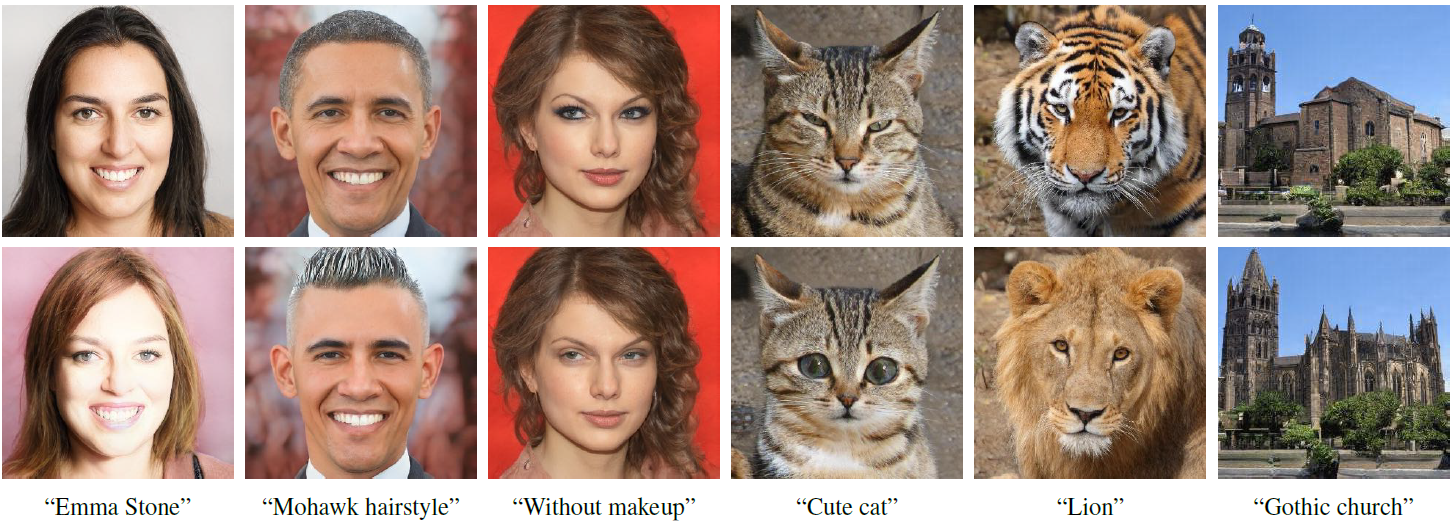
#> input picture StyleCLIP/StyleCLIP-main/img/teaser.png, 1452 x 526 px, given in place of 00000.jpg, which was not available
$ jupyter execute '2. Mapper_styleclip.ipynb'   (shell and % lines are left out)   (text cells are left out)
#> lines starting #> are read from the running program, lines starting #| are printed output that depends on the picture
[cell 1]

import os
os.chdir(f'./StyleCLIP')

[cell 2]
from utils import ensure_checkpoint_exists
from mapper.scripts.inference import run

[cell 3]
meta_data = {
  'afro': ['afro', False, False, True],
  'angry': ['angry', False, False, True],
  'Beyonce': ['beyonce', False, False, False],
  'bobcut': ['bobcut', False, False, True],
  'bowlcut': ['bowlcut', False, False, True],
  'curly hair': ['curly_hair', False, False, True],
  'Hilary Clinton': ['hilary_clinton', False, False, False],
  'Jhonny Depp': ['depp', False, False, False],
  'mohawk': ['mohawk', False, False, True],
  'purple hair': ['purple_hair', False, False, False],
  'surprised': ['surprised', False, False, True],
  'Taylor Swift': ['taylor_swift', False, False, False],
  'trump': ['trump', False, False, False],
  'Mark Zuckerberg': ['zuckerberg', False, False, False]
}

edit_type = 'surprised' #@param ['afro', 'angry', 'Beyonce', 'bobcut', 'bowlcut', 'curly hair', 'Hilary Clinton', 'Jhonny Depp', 'mohawk', 'purple hair', 'surprised', 'Taylor Swift', 'trump', 'Mark Zuckerberg']
edit_id = meta_data[edit_type][0]
os.makedirs("mapper/pretrained", exist_ok=True)
ensure_checkpoint_exists(f"mapper/pretrained/{edit_id}.pt")
#> (this line was passed over: utils is not available in this run)
latent_path = "example_celebs.pt" #@param {type:"string"}
if latent_path == "example_celebs.pt":
  ensure_checkpoint_exists("example_celebs.pt")
#> (this line was passed over: utils is not available in this run)
n_images =  1#@param

args = {
    "work_in_stylespace": False,
    "exp_dir": "results/",
    "checkpoint_path": f"mapper/pretrained/{edit_id}.pt",
    "couple_outputs": True,
    "mapper_type": "LevelsMapper",
    "no_coarse_mapper": meta_data[edit_type][1],
    "no_medium_mapper": meta_data[edit_type][2],
    "no_fine_mapper": meta_data[edit_type][3],
    "stylegan_size": 1024,
    "test_batch_size": 1,
    "latents_test_path": latent_path,
    "test_workers": 1,
    "n_images": n_images
}

[cell 4]
from argparse import Namespace
run(Namespace(**args))
#> (this line was passed over: mapper is not available in this run)

[cell 5]
from PIL import Image
result = Image.open(f"results/inference_results/00000.jpg")
#> result is the input picture: PIL image 1452x526 RGBA; mean R, G, B, A 161.5, 138.8, 129, 255
result = result.resize((int(result.width * 0.5), int(result.height * 0.5)))
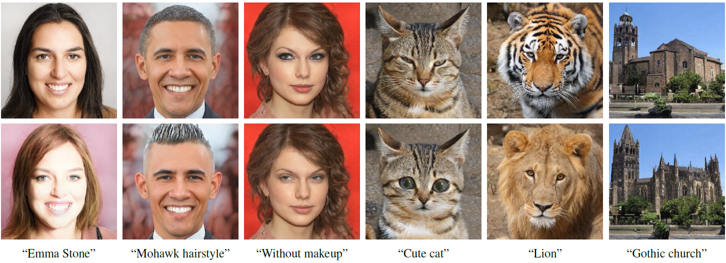
#> result: PIL image 726x263 RGBA; mean R, G, B, A 161.4, 138.6, 128.9, 255
grid = Image.new("RGB", (result.width, result.height * n_images))
#> grid: PIL image 726x263 RGB; every value is 0
grid.paste(result, (0, 0))
for i in range(1, n_images):
  result = Image.open(f"results/inference_results/{str(i).zfill(5)}.jpg")
  result = result.resize((int(result.width * 0.5), int(result.height * 0.5)))
  grid.paste(result, (0, int(result.height * i)))
grid


$ run again, on StyleCLIP/StyleCLIP-main/global_directions/data/ffhq/29.jpg
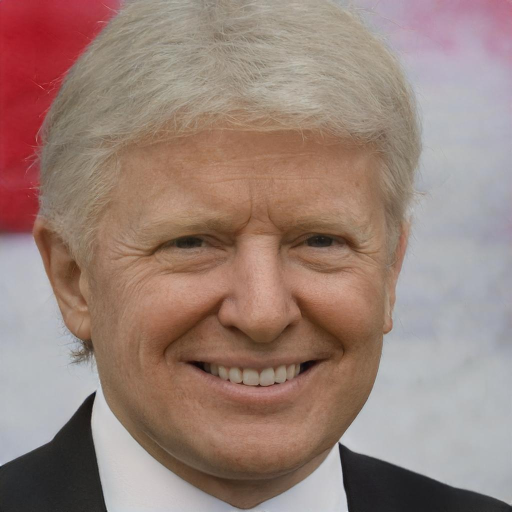
#> input picture StyleCLIP/StyleCLIP-main/global_directions/data/ffhq/29.jpg, 1024 x 1024 px, given in place of 00000.jpg, which was not available (shown at 1/2 size)
#> result is the input picture: PIL image 1024x1024 RGB; mean R, G, B 153.8, 129.4, 120.4
#> `result = result.resize((int(result.width * 0.5), int(result.height * 0..`:
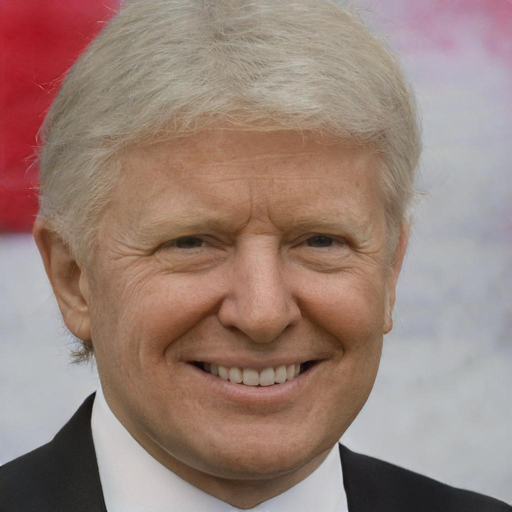
#> result: PIL image 512x512 RGB; mean R, G, B 153.9, 129.5, 120.4
#> grid: PIL image 512x512 RGB; every value is 0
